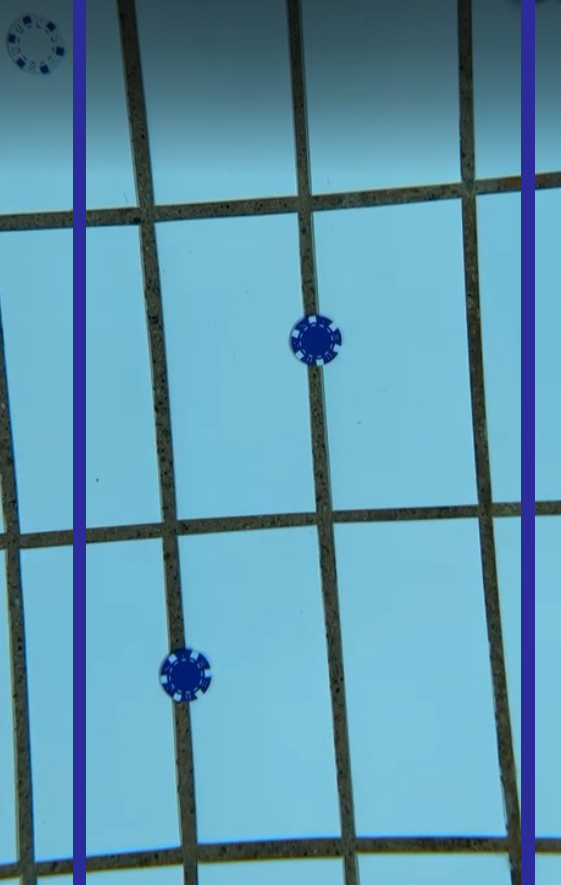
#> input picture Bachelor_Bildebehandling-main/camerafeed/Main_Classes/images/transect1.png, 561 x 885 px, found by its file name
$ python autonomous_transect_main.py
#> lines starting #> are read from the running program, lines starting #| are printed output that depends on the picture; after the words box and inside, x2 and y2 are one past the last pixel; in counts of white or black regions, pixels touching at a corner belong together
### Bachelor_Bildebehandling-main/camerafeed/Main_Classes/frog_count_main.py
import cv2
import time

class Frog:
    def __init__(self, rectangle):
        self.detectionCounter = 1
        self.rectangle = rectangle


class FrogCount:
    def __init__(self):
        self.previous_frogs = [] #List of rectangles
        self.current_frogs = [] #List of rectangles
        self.currFrogs = []
        self.prevFrogs = []
        self.frog_counter = 0
        self.detection_counter_threshold = 10

        self.check_previous_algo = "BASIC"

    #takes in frame
    def update(self, image, drawImage = False): # Launches the two detection methods
        rectanglesNoRed = self.frogDetectionNoRed(image)
        rectanglesNoGrout = self.frogDetectionNoGrout(image)
        allRectangles = rectanglesNoRed + rectanglesNoGrout
        filteredRectangles, _ = self.rectangleOverlapFilter(allRectangles)
        if drawImage:
            for rect in filteredRectangles:
                x,y,w,h = rect
                cv2.rectangle(image, (x,y), (x+w, y+h), (0, 255, 0), 2)
            cv2.imshow("Image", image)
            cv2.waitKey(0)
            cv2.destroyAllWindows()


        for rectangle in filteredRectangles:
            self.currFrogs.append(Frog(rectangle))

        self.current_frogs = filteredRectangles

        if self.check_previous_algo == "BASIC":
            self.checkPreviousFrogsBasic()

        if self.check_previous_algo == "ADVANCED":
            self.checkPreviousFrogsAdvanced()

        return self.frog_counter

    # [24 lines left out: functions checkPreviousFrogsBasic, checkPreviousFrogsAdvanced, not called in this run]

    def frogDetectionNoRed(self, image):
        thresh = cv2.threshold(image[:,:,0], 70, 255, cv2.ADAPTIVE_THRESH_GAUSSIAN_C)[1]
        thresh2 = cv2.threshold(image[:,:,0], 200, 255, cv2.ADAPTIVE_THRESH_GAUSSIAN_C)[1]
        difference = cv2.subtract(thresh2, thresh)
        blur_difference = cv2.GaussianBlur(difference, (41, 41), 0)
        new_thresh = cv2.threshold(blur_difference, 0, 255, cv2.THRESH_OTSU)[1]
        cv2.imshow("red_thresh", new_thresh)
        if cv2.waitKey(1) & 0xFF == ord('q'):
            exit()
        contours, _ = cv2.findContours(new_thresh.copy(), cv2.RETR_LIST, cv2.CHAIN_APPROX_SIMPLE)
        frogRectangles = self.contourFiltration(contours)
        return frogRectangles

    # [59 lines left out: functions frogDetectionNoGrout, contourFiltration, rectangleOverlapFilter, not called in this run]


# [10 lines that do not run on import are left out]

### Bachelor_Bildebehandling-main/camerafeed/Main_Classes/autonomous_transect_main.py
import cv2
import numpy as np
import time
from Main_Classes.frog_count_main import FrogCount

# What to tweak for water test:
# 1. cv2.inRange() lower and upper range
# 2. Range of acceptable angles
# 3. Range of acceptable ratios of displacement from center

class AutonomousTransect:
    def __init__(self):
        self.canStabilize = False
        self.driving_data = [40, [0, 0, 0, 0, 0, 0, 0, 0]]
        self.frame = None
        self.frog_count = FrogCount()

    #takes in frame, finds all the contours of objects with dark blue color
    #returns angle between
    def run(self, frame):
        self.frame = frame
        self.update()
        data = self.get_driving_data()
        frog_counter = self.frog_count.update(frame)
        return self.frame, data, frog_counter

    def update(self):
        self.autonomous_transect_maneuver()
        self.doStabilize()

    def get_driving_data(self):
        data = self.driving_data.copy()
        self.driving_data = [40, [0, 0, 0, 0, 0, 0, 0, 0]]
        return data

    def get_angle_between_pipes(self, pipe1, pipe2):
        angle1 = pipe1[2]
        angle2 = pipe2[2]
        if angle1 > 45:
            angle1 -= 90
        if angle2 > 45:
            angle2 -= 90
        # avg angle = 0 means pipes are parallel, negative means pipes tilt to left, positive right
        avg_angle = (angle1 + angle2) / 2 #average angle of the pipes to find direction
        # print("Average angle: ", avg_angle)
        return avg_angle


    #takes in a list of contours
    #filters the contours according to
    def find_pipes(self):
        contours = self.find_dark_blue_contours()
        pipes = [] #pipe looks like -> ((x, y), (w, h), angle)

        for contour in contours:
            rect = cv2.minAreaRect(contour)
            (x, y), (w, h), angle = rect

            box = cv2.boxPoints(rect)
            box = np.intp(box)
            if w > 1 and h > 1:
                if (w / h < 0.25 or w / h > 2) and cv2.contourArea(contour) > 300 and (w > self.frame.shape[0] - 200 or h > self.frame.shape[0] - 200 or w > self.frame.shape[1] - 200 or h > self.frame.shape[1] - 200):
                    straightRect = cv2.boundingRect(contour)
                    x, y, w, h = straightRect
                    cv2.rectangle(self.frame, (x, y), (x + w, y + h), (255, 100, 0), 2)
                    cv2.drawContours(self.frame, [box], 0, (0, 0, 255), 3)
                    # print((x, y), (w, h), angle)

                    pipes.append(rect)
        if len(pipes) == 2:
            return pipes

        else:
            print("No pipes found")
            return "SKIP" # Skip frame, harmless result


    def find_dark_blue_contours(self):
        low_blue_range = (70, 0, 0) #b, g, r
        high_blue_range = (255, 60, 60)

        transect_pipe_mask = cv2.inRange(self.frame, low_blue_range, high_blue_range)
        pipe_contours, _ = cv2.findContours(transect_pipe_mask, cv2.RETR_LIST, cv2.CHAIN_APPROX_SIMPLE)

        # [4 lines of commented-out code are left out]

        return pipe_contours

    # driving packet: [id, [x, y, z, r, 0, 0, 0, 0]]

    def autonomous_transect_maneuver(self):
        pipes = self.find_pipes()
        if pipes == "SKIP":
            return "SKIP"

        transect_angle = self.get_angle_between_pipes(pipes[0], pipes[1])

        if transect_angle < -2:
            print("Turn left")
            self.driving_data = [40, [0, 0, 0, -10, 0, 0, 0, 0]]

        elif transect_angle > 2:
            self.driving_data = [40, [0, 0, 0, 10, 0, 0, 0, 0]]
            print("Turn right")

        else:
            print("Go forward")
            self.canStabilize = True
            self.driving_data = [40, [0, 10, 0, 0, 0, 0, 0, 0]]


        #call go center function


    def doStabilize(self):
        if self.canStabilize:
            pipes = self.find_pipes()
            if pipes == "SKIP":
                print("SKIPPING FRAME")
                return

            # Find leftmost pipe:
            if pipes[0][0] < pipes[1][0]:
                leftPipe = pipes[0]
                rightPipe = pipes[1]
            else:
                leftPipe = pipes[1]
                rightPipe = pipes[0]
            distanceFromLeftPipe = leftPipe[0][0]
            distanceFromRightPipe = frame.shape[1] - rightPipe[0][0]
            ratio = distanceFromLeftPipe / distanceFromRightPipe # ratio = 1 means perfect

            # print("Distance from left pipe: ", distanceFromLeftPipe)
            # print("Distance from right pipe: ", distanceFromRightPipe)
            # print("Ratio: ", ratio)

            if 0.95 > ratio:
                self.driving_data = [40, [-10, 0, 0, 0, 0, 0, 0, 0]]
                print("Move to left")

            elif 1.05 < ratio:
                print("Move to right")
                self.driving_data = [40, [10, 0, 0, 0, 0, 0, 0, 0]]

            else:
                print("Go forward")
                self.driving_data = [40, [0, 10, 0, 0, 0, 0, 0, 0]]
        else:
            # print("Can't stabilize yet")
            pass


if __name__ == "__main__":
    frame = cv2.imread("camerafeed/Other_Classes/images/transect1.png")
#> frame is the input picture: shape (885, 561, 3); mean B, G, R 174.3, 151.4, 95.9
    transect = AutonomousTransect()
    transect.run(frame)
#> in find_dark_blue_contours, `transect_pipe_mask = cv2.inRange(self.frame, low_blue_range, high_blue..`:
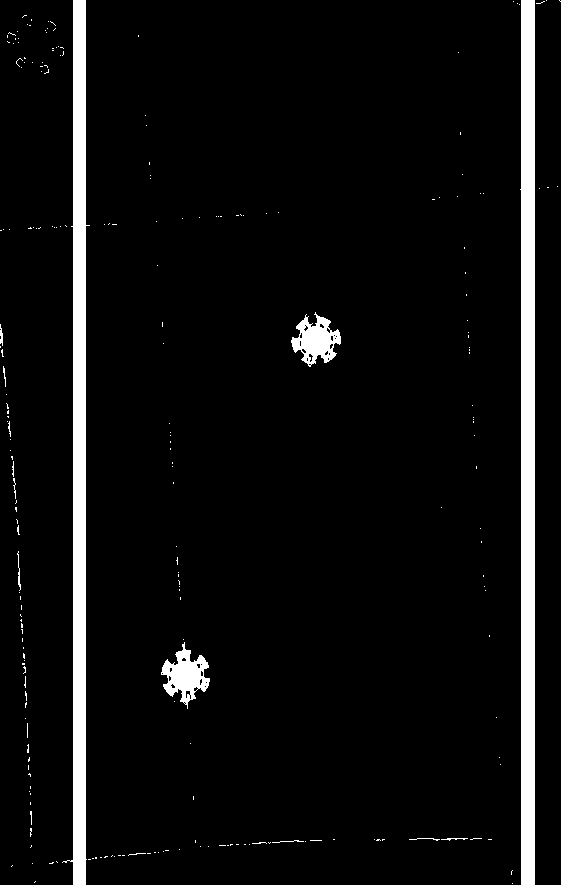
#> transect_pipe_mask: shape (885, 561); 5.6% white; 230 white regions (217 under 20 px)
#> in find_dark_blue_contours, `pipe_contours, _ = cv2.findContours(transect_pipe_mask, cv2.RETR_LIST,..`: pipe_contours = 264 contours, 257 with area under 20; largest, box (x1, y1, x2, y2) and area: (520, 0, 535, 885) 11493, (62, 0, 90, 885) 10616, (161, 642, 210, 709) 1518, (291, 312, 341, 367) 1452, (185, 690, 191, 699) 27, (308, 353, 314, 363) 24, (0, 324, 3, 346) 21
#> in find_pipes, `contours = self.find_dark_blue_contours()`: contours has the same summary as pipe_contours in find_dark_blue_contours
#> the loop in find_pipes, `for contour in contours:` made 264 passes
#> angle on passes 263 to 264: -90, -89.27
#> (angle, box) on passes 1, 5, 6, 7, 8, 9: (-90, [[512, 883], [512, 883], [512, 883], [512, 883]]), (-90, [[32, 863], [32, 863], [32, 863], [32, 863]]), (-18.43, [[49, 863], [49, 863], [52, 861], [53, 862]]), (-45, [[57, 862], [56, 861], [56, 861], [57, 862]]), (-90, [[90, 859], [88, 859], [88, 859], [90, 859]]), (-90, [[93, 858], [92, 858], [92, 858], [93, 858]])
#> after the loop in find_pipes, `for contour in contours:`:
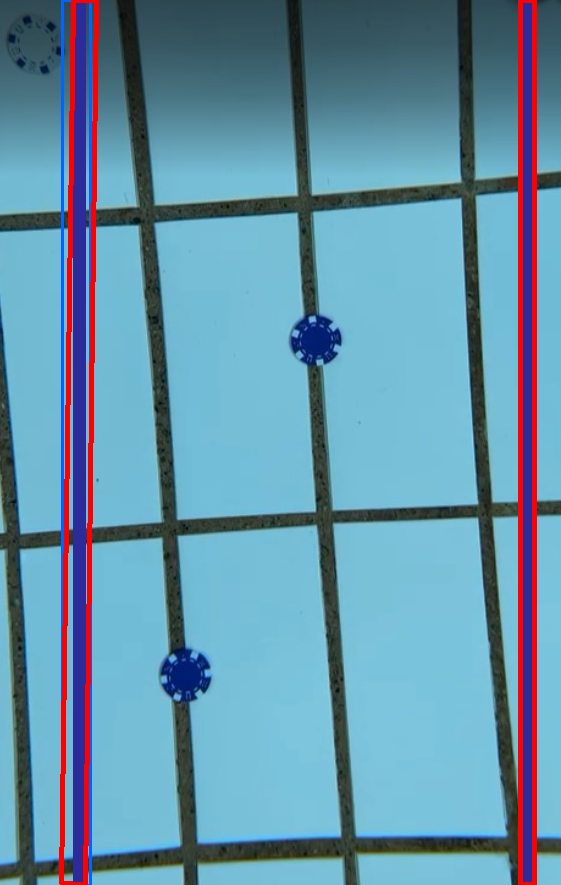
#> self.frame: shape (885, 561, 3); 4.27% of pixels changed, all inside (x1, y1, x2, y2) = (59, 0, 537, 885)
#> after the loop in find_pipes, `for contour in contours:`: pipes = [((527, 442), (884, 14), -90), ((79.34, 442), (884.1, 23.96), -89.27)]
#> in autonomous_transect_maneuver, `transect_angle = self.get_angle_between_pipes(pipes[0], pipes[1])`: transect_angle = -89.63
#> in frogDetectionNoRed, `thresh = cv2.threshold(image[:,:,0], 70, 255, cv2.ADAPTIVE_THRESH_GAUS..`:
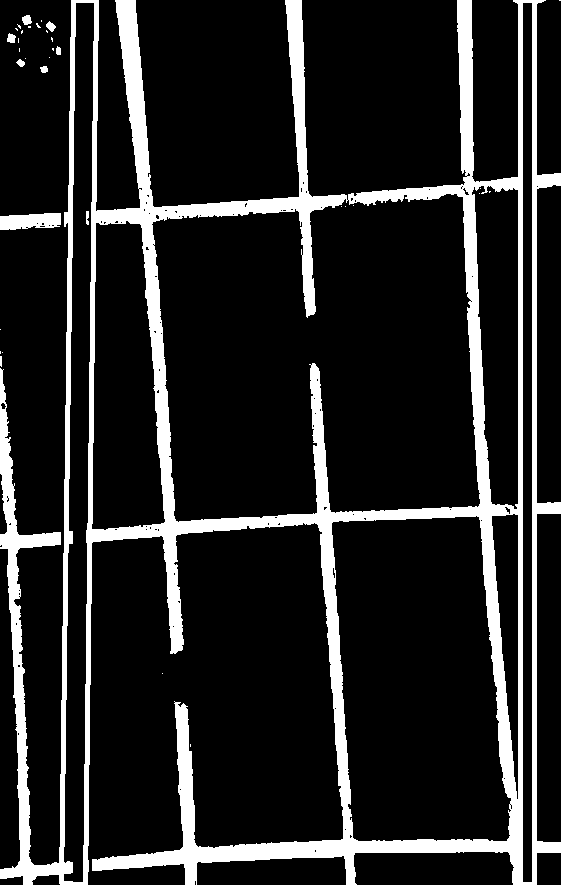
#> thresh: shape (885, 561); 14.6% white; 35 white regions (25 under 20 px), largest, box (x1, y1, x2, y2) and area: (0, 0, 561, 885) 71109, (0, 213, 61, 230) 840, (22, 15, 32, 25) 75
#> in frogDetectionNoRed, `thresh2 = cv2.threshold(image[:,:,0], 200, 255, cv2.ADAPTIVE_THRESH_GA..`:
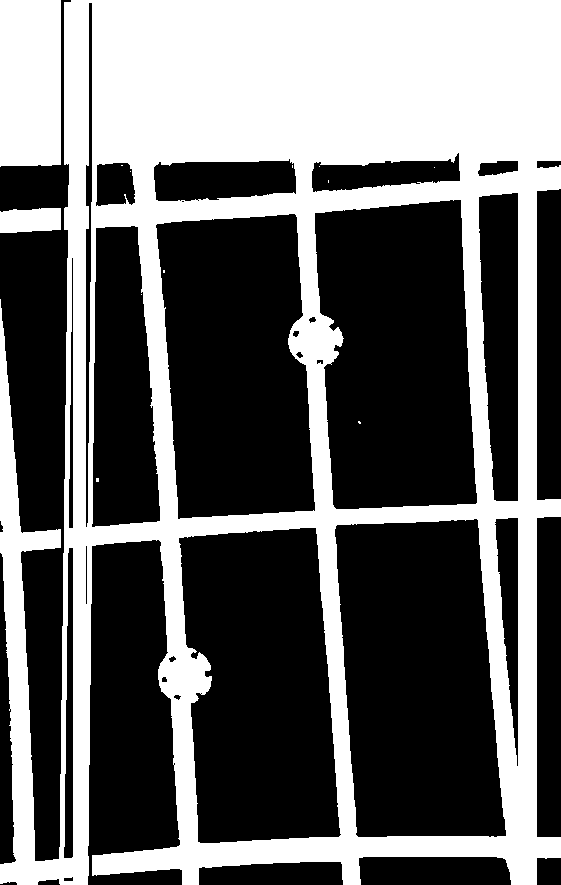
#> thresh2: shape (885, 561); 40.1% white; 13 white regions (10 under 20 px), largest, box (x1, y1, x2, y2) and area: (0, 0, 561, 885) 187744, (0, 0, 61, 167) 10115, (0, 208, 61, 233) 1364
#> in frogDetectionNoRed, `difference = cv2.subtract(thresh2, thresh)`:
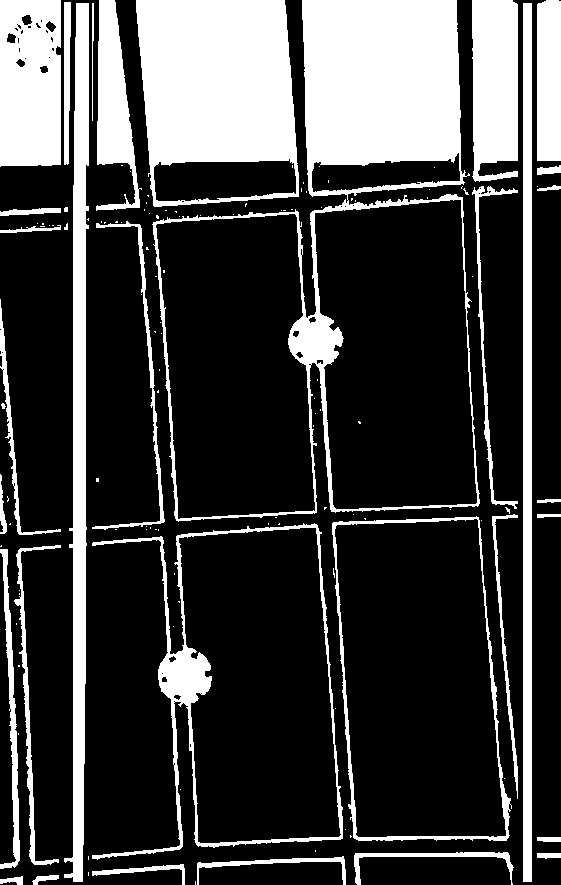
#> difference: shape (885, 561); 25.5% white; 129 white regions (96 under 20 px), largest, box (x1, y1, x2, y2) and area: (152, 0, 480, 522) 33530, (136, 0, 299, 207) 25071, (64, 3, 89, 882) 11372
#> in frogDetectionNoRed, `blur_difference = cv2.GaussianBlur(difference, (41, 41), 0)`:
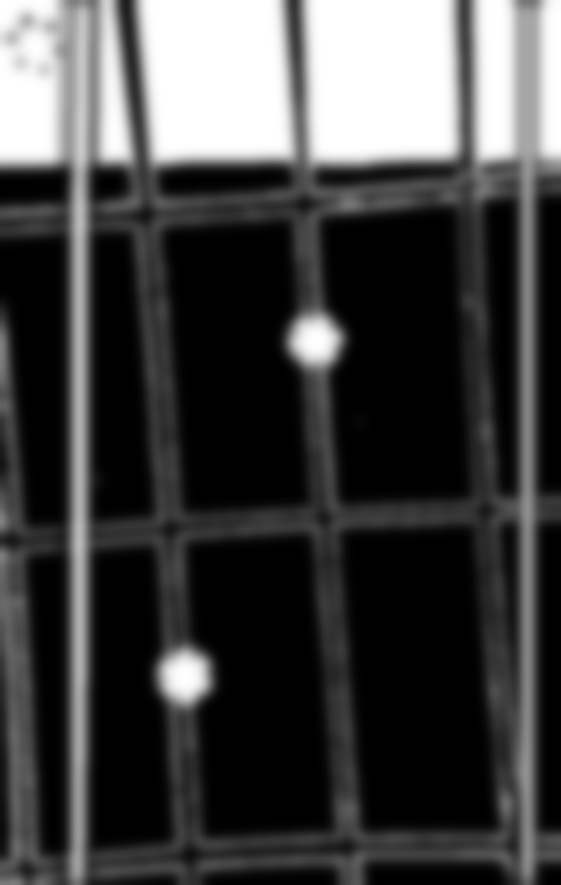
#> blur_difference: shape (885, 561); min 0, max 255, mean 65.2
#> in frogDetectionNoRed, `new_thresh = cv2.threshold(blur_difference, 0, 255, cv2.THRESH_OTSU)[1]`:
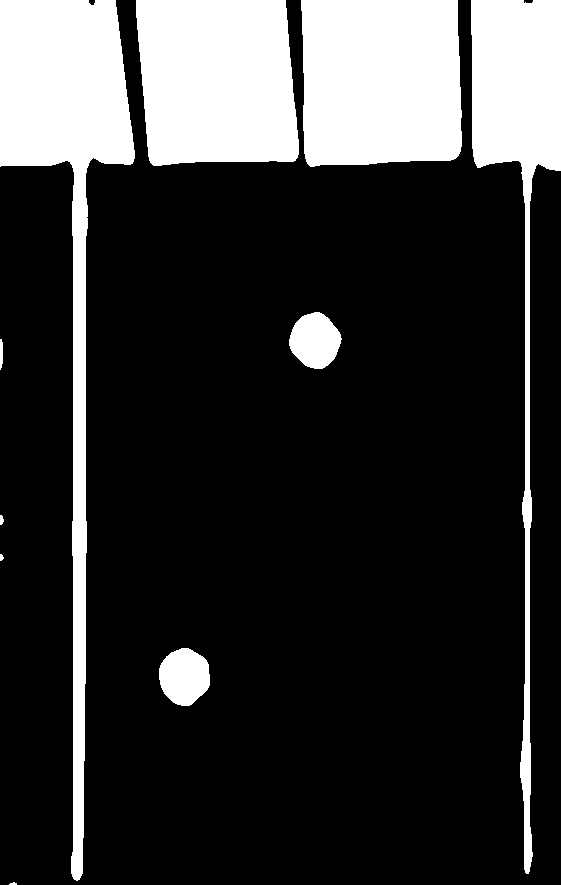
#> new_thresh: shape (885, 561); 20.9% white; 10 white regions (1 under 20 px), largest, box (x1, y1, x2, y2) and area: (0, 0, 135, 881) 29805, (301, 0, 462, 167) 25555, (136, 0, 299, 166) 24502
#> (key q is pressed here)
#> (the program exits here)

$ run again, with Bachelor_Bildebehandling-main/camerafeed/Main_Classes/images/vann2.jpg saved as Bachelor_Bildebehandling-main/camerafeed/Main_Classes/images/transect1.png
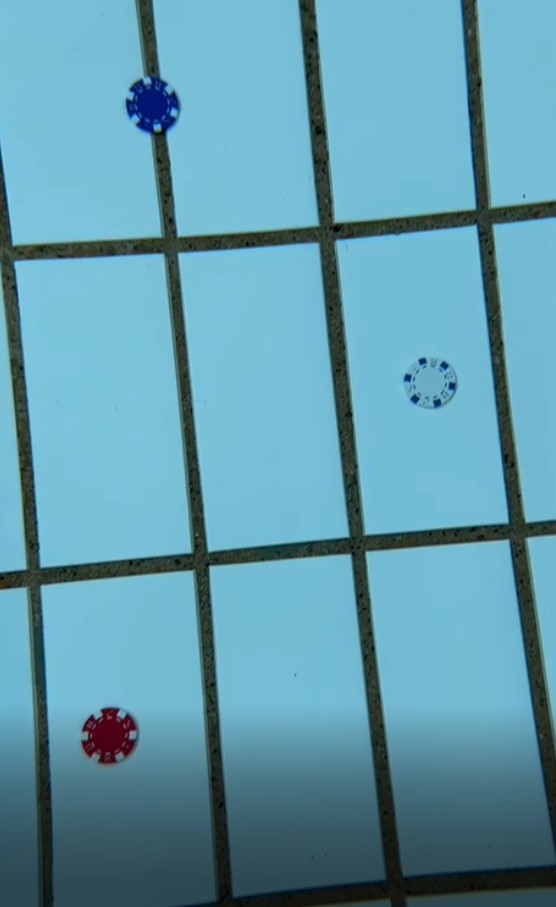
#> input picture Bachelor_Bildebehandling-main/camerafeed/Main_Classes/images/vann2.jpg, 556 x 907 px, found by its file name
#> frame is the input picture: shape (907, 556, 3); mean B, G, R 172.3, 154.4, 97.2
#> in find_dark_blue_contours, `transect_pipe_mask = cv2.inRange(self.frame, low_blue_range, high_blue..`:
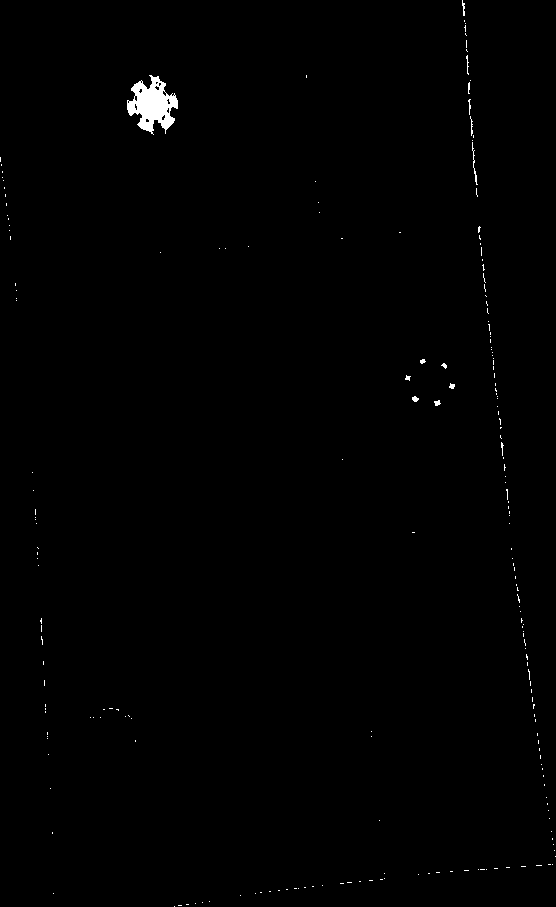
#> transect_pipe_mask: shape (907, 556); 0.52% white; 216 white regions (202 under 20 px)
#> pipe_contours = 230 contours, 228 with area under 20; largest, box (x1, y1, x2, y2) and area: (127, 75, 178, 135) 1641, (412, 396, 419, 402) 20
#> contours has the same summary as pipe_contours in find_dark_blue_contours
#> the loop in find_pipes, `for contour in contours:` made 230 passes
#> (rect, box) on passes 1 to 3: (((174, 906), (0, 0), -90), [[174, 906], [174, 906], [174, 906], [174, 906]]), (((179.5, 905), (0, 3), -90), [[181, 905], [178, 905], [178, 905], [181, 905]]), (((187, 904), (0, 2), -90), [[188, 904], [186, 904], [186, 904], [188, 904]])
#> after the loop in find_pipes, `for contour in contours:`: pipes = []
#> thresh: shape (907, 556); 12.3% white; 6 white regions (3 under 20 px), largest, box (x1, y1, x2, y2) and area: (0, 0, 556, 907) 59495, (82, 709, 136, 764) 1925, (139, 0, 157, 75) 808
#> thresh2: shape (907, 556); 35.9% white; 16 white regions (14 under 20 px), largest, box (x1, y1, x2, y2) and area: (0, 0, 556, 907) 178689, (403, 356, 459, 410) 2090
#> difference: shape (907, 556); 23.5% white; 90 white regions (73 under 20 px), largest, box (x1, y1, x2, y2) and area: (35, 569, 215, 907) 30644, (208, 553, 385, 896) 27631, (365, 538, 556, 876) 25716
#> in frogDetectionNoRed, `new_thresh = cv2.threshold(blur_difference, 0, 255, cv2.THRESH_OTSU)[1]`:
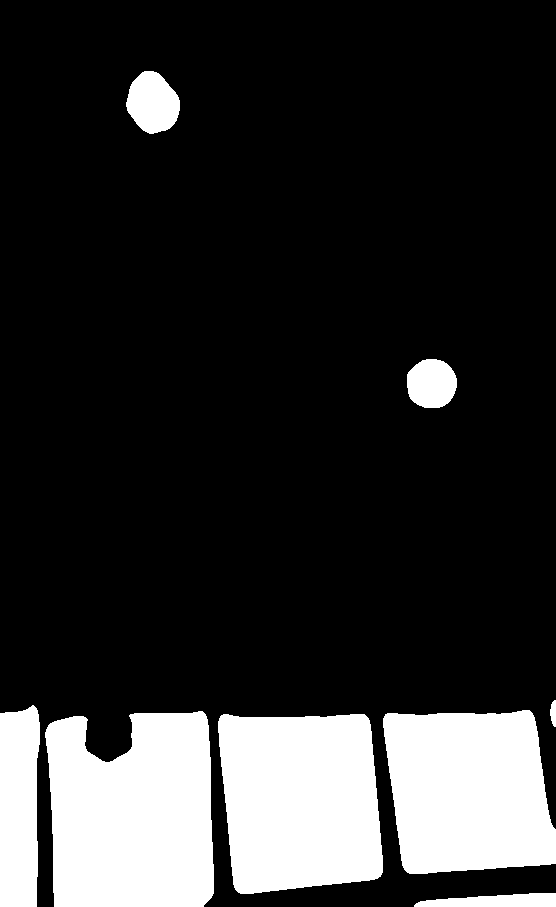
#> new_thresh: shape (907, 556); 18.4% white; 8 white regions, largest, box (x1, y1, x2, y2) and area: (45, 711, 214, 907) 28968, (218, 714, 383, 894) 26001, (383, 710, 556, 874) 24089
